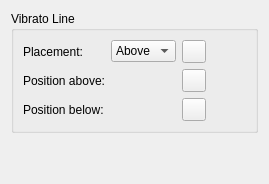
      <widget class="QWidget" name="PageVibrato">
       <layout class="QVBoxLayout" name="verticalLayout_481">
        <item>
         <widget class="QGroupBox" name="groupBox_22">
          <property name="title">
           <string>Vibrato Line</string>
          </property>
          <layout class="QGridLayout" name="gridLayout_141">
           <item row="1" column="0">
            <widget class="QLabel" name="label_971">
             <property name="text">
              <string>Position above:</string>
             </property>
            </widget>
           </item>
           <item row="1" column="3">
            <spacer name="horizontalSpacer_101">
             <property name="orientation">
              <enum>Qt::Horizontal</enum>
             </property>
             <property name="sizeHint" stdset="0">
              <size>
               <width>40</width>
               <height>20</height>
              </size>
             </property>
            </spacer>
           </item>
           <item row="1" column="2">
            <widget class="QToolButton" name="resetVibratoLinePosAbove">
             <property name="toolTip">
              <string>Reset to default</string>
             </property>
             <property name="accessibleName">
              <string>Reset 'Position above' value</string>
             </property>
             <property name="text">
              <string notr="true"/>
             </property>
             <property name="icon">
              <iconset resource="musescore.qrc">
               <normaloff>:/data/icons/edit-reset.svg</normaloff>:/data/icons/edit-reset.svg</iconset>
             </property>
            </widget>
           </item>
           <item row="0" column="1">
            <widget class="QComboBox" name="vibratoLinePlacement">
             <item>
              <property name="text">
               <string notr="true">Above</string>
              </property>
             </item>
             <item>
              <property name="text">
               <string notr="true">Below</string>
              </property>
             </item>
            </widget>
           </item>
           <item row="0" column="0">
            <widget class="QLabel" name="label_1251">
             <property name="text">
              <string>Placement:</string>
             </property>
             <property name="buddy">
              <cstring>vibratoLinePlacement</cstring>
             </property>
            </widget>
           </item>
           <item row="0" column="2">
            <widget class="QToolButton" name="resetVibratoLinePlacement">
             <property name="toolTip">
              <string>Reset to default</string>
             </property>
             <property name="accessibleName">
              <string>Reset 'Placement' value</string>
             </property>
             <property name="text">
              <string notr="true"/>
             </property>
             <property name="icon">
              <iconset resource="musescore.qrc">
               <normaloff>:/data/icons/edit-reset.svg</normaloff>:/data/icons/edit-reset.svg</iconset>
             </property>
            </widget>
           </item>
           <item row="2" column="0">
            <widget class="QLabel" name="label_1401">
             <property name="text">
              <string>Position below:</string>
             </property>
            </widget>
           </item>
           <item row="2" column="2">
            <widget class="QToolButton" name="resetVibratoLinePosBelow">
             <property name="toolTip">
              <string>Reset to default</string>
             </property>
             <property name="accessibleName">
              <string>Reset 'Position below' value</string>
             </property>
             <property name="text">
              <string notr="true"/>
             </property>
             <property name="icon">
              <iconset resource="musescore.qrc">
               <normaloff>:/data/icons/edit-reset.svg</normaloff>:/data/icons/edit-reset.svg</iconset>
             </property>
            </widget>
           </item>
           <item row="1" column="1">
            <widget class="Ms::OffsetSelect" name="vibratoLinePosAbove" native="true"/>
           </item>
           <item row="2" column="1">
            <widget class="Ms::OffsetSelect" name="vibratoLinePosBelow" native="true"/>
           </item>
          </layout>
         </widget>
        </item>
        <item>
         <spacer name="verticalSpacer_181">
          <property name="orientation">
           <enum>Qt::Vertical</enum>
          </property>
          <property name="sizeHint" stdset="0">
           <size>
            <width>20</width>
            <height>40</height>
           </size>
          </property>
         </spacer>
        </item>
       </layout>
      </widget>
